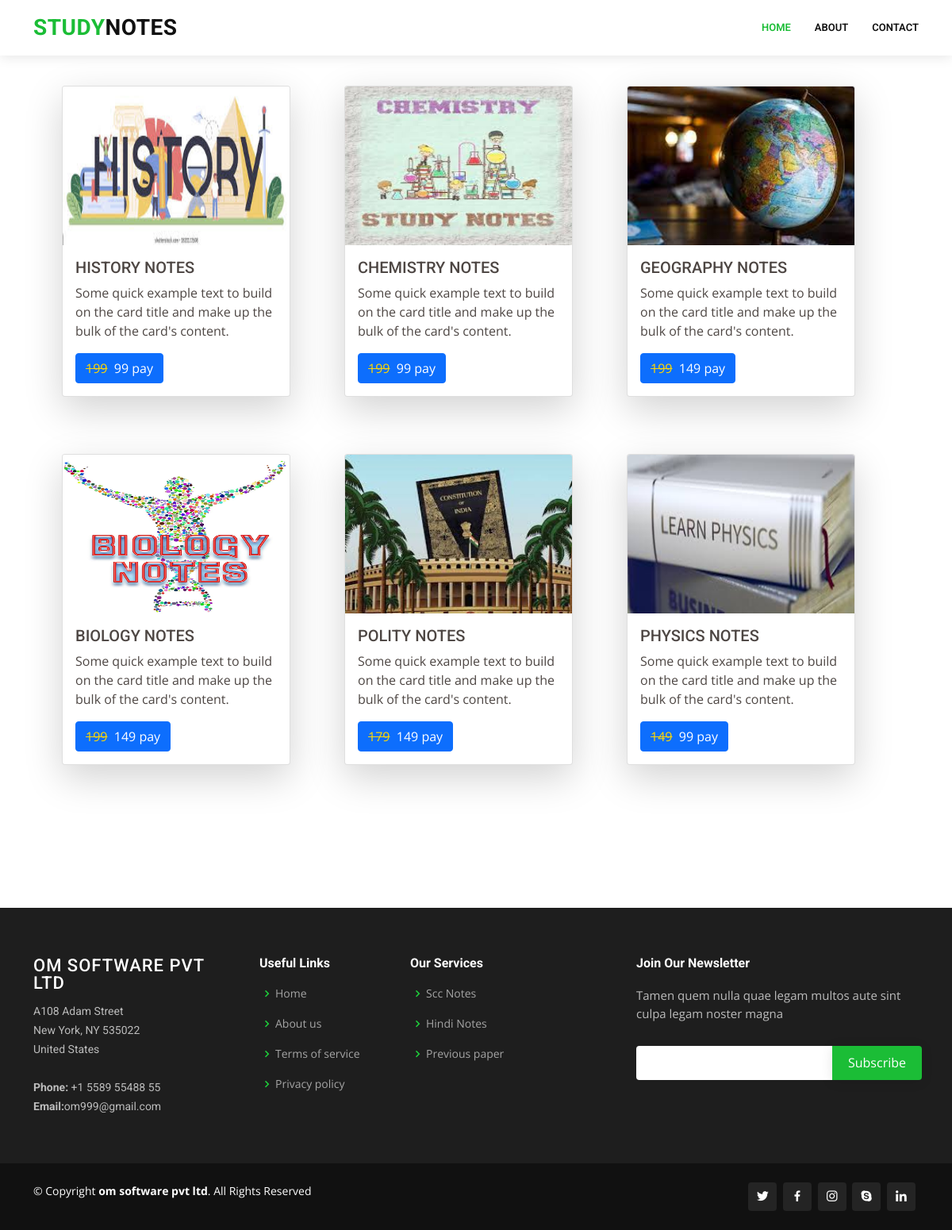
Page /subjectby_details/4 on the committed database.
### notesapp/models.py (models this page shows, shortened)
class Subjectby_notes(models.Model):
    home_notes = models.ForeignKey(Home_notes, on_delete=models.CASCADE)
    title = models.CharField(max_length=255, blank=True, null=True)
    text = models.TextField(max_length=1000, blank=True, null=True)
    image = models.ImageField(upload_to='media', blank=True, null=True)
    actual_price = models.IntegerField()
    discounted_price = models.IntegerField()

### notesapp/views.py (the view)
# urls.py: path('subjectby_details/<int:id>',
def subjectby_details(request, id):
    result = Subjectby_notes.objects.filter(home_notes=id)
    return render(request, 'notes_template/gs.html', {'result': result})

### notesapp/templates/notes_template/gs.html (shortened to what this page needs)
<!DOCTYPE html>
<html lang="en">
{% load static %}
<head>
  <link href="{% static 'assets/vendor/animate.css/animate.min.css' %}" rel="stylesheet">
  <link href="{% static 'assets/vendor/aos/aos.css' %}" rel="stylesheet">
  <link href="{% static 'assets/vendor/bootstrap/css/bootstrap.min.css' %}" rel="stylesheet">
  <link href="{% static 'assets/vendor/bootstrap-icons/bootstrap-icons.css' %}" rel="stylesheet">
  <link href="{% static 'assets/vendor/boxicons/css/boxicons.min.css' %}" rel="stylesheet">
  <link href="{% static 'assets/vendor/glightbox/css/glightbox.min.css' %}" rel="stylesheet">
  <link href="{% static 'assets/vendor/remixicon/remixicon.css' %}" rel="stylesheet">
  <link href="{% static 'assets/vendor/swiper/swiper-bundle.min.css' %}" rel="stylesheet">
  <link href="{% static 'assets/css/style.css' %}" rel="stylesheet">
</head>
<body>
  <header id="header" class="fixed-top">
    <div class="container d-flex align-items-center">
      <h1 class="logo me-auto"><a href="#"><span>Study</span>notes</a></h1>
      <nav id="navbar" class="navbar order-last order-lg-0">
        <ul>
          <li><a href="{% url 'notes_template' %}" class="active">Home</a></li>
          <li><a href="{%url 'about' %}">About</a></li>
          <li><a href="{% url 'contacts' %}">Contact</a></li>
        </ul>
      </nav>
    </div>
  </header>
<section>
    <div class="container p-5">
      <div class="row">
        {% for result in result %}
        <div class="col-md-4">
          <div class="card shadow-lg mb-5 bg-body rounded" style="width: 18rem; border-radius: 5px;">
            <img class="card-img-top" src="{{result.image.url}}" alt="Card image cap" style="height:200px; width:100%;">
            <div class="card-body">
              <h5 class="card-title">{{result.title}}</h5>
              <p class="card-text">{{result.text}}</p>
              <a href="/download_pdf/{{result.id}}" class="btn btn-primary"><del style="color:gold;">{{result.actual_price}}</del>&nbsp; {{result.discounted_price}} pay</a>
            </div>
          </div><br>
        </div>
        {% endfor %}
    </div>
    </div>
  </section>
  <footer id="footer">
    <div class="footer-top">
      <div class="container">
        <div class="row">
          <div class="col-lg-3 col-md-6 footer-contact">
            <h3>Om software pvt ltd</h3>
            <p>
              A108 Adam Street <br>
              New York, NY 535022<br>
              United States <br><br>
              <strong>Phone:</strong> +1 5589 55488 55<br>
              <strong>Email:</strong>om999@gmail.com<br>
            </p>
          </div>
          <div class="col-lg-2 col-md-6 footer-links">
            <h4>Useful Links</h4>
            <ul>
              <li><i class="bx bx-chevron-right"></i> <a href="{% url 'notes_template' %}">Home</a></li>
              <li><i class="bx bx-chevron-right"></i> <a href="{% url 'about' %}">About us</a></li>
              <li><i class="bx bx-chevron-right"></i> <a href="#">Terms of service</a></li>
              <li><i class="bx bx-chevron-right"></i> <a href="#">Privacy policy</a></li>
            </ul>
          </div>
          <div class="col-lg-3 col-md-6 footer-links">
            <h4>Our Services</h4>
            <ul>
              <li><i class="bx bx-chevron-right"></i> <a href="#">Scc Notes</a></li>
              <li><i class="bx bx-chevron-right"></i> <a href="#">Hindi Notes</a></li>
              <li><i class="bx bx-chevron-right"></i> <a href="#">Previous paper</a></li>
            </ul>
          </div>
          <div class="col-lg-4 col-md-6 footer-newsletter">
            <h4>Join Our Newsletter</h4>
            <p>Tamen quem nulla quae legam multos aute sint culpa legam noster magna</p>
            <form action="" method="post">
              <input type="email" name="email"><input type="submit" value="Subscribe" required>
            </form>
          </div>
        </div>
      </div>
    </div>
    <div class="container d-md-flex py-4">
      <div class="me-md-auto text-center text-md-start">
        <div class="copyright">
          &copy; Copyright <strong><span>om software pvt ltd</span></strong>. All Rights Reserved
        </div>
      </div>
      <div class="social-links text-center text-md-right pt-3 pt-md-0">
        <a href="#" class="twitter"><i class="bx bxl-twitter"></i></a>
        <a href="#" class="facebook"><i class="bx bxl-facebook"></i></a>
        <a href="#" class="instagram"><i class="bx bxl-instagram"></i></a>
        <a href="#" class="google-plus"><i class="bx bxl-skype"></i></a>
        <a href="#" class="linkedin"><i class="bx bxl-linkedin"></i></a>
      </div>
    </div>
  </footer>
</body>
</html>

### notesapp/static/assets/css/style.css (style rules this page uses)
body { font-family: "Open Sans", sans-serif; color: #4d4643; }
a { color: #1bbd36; text-decoration: none; }
h1, h2, h3, h4, h5, h6 { font-family: "Roboto", sans-serif; }
#header { background: #fff; transition: all 0.5s; z-index: 997; padding: 15px 0; box-shadow: 0px 2px 15px rgba(0, 0, 0, 0.1); }
#header .logo { font-size: 28px; margin: 0; padding: 0; line-height: 1; font-weight: 700; letter-spacing: 0.5px; text-transform: uppercase; }
#header .logo a { color: #111; }
#header .logo a span { color: #1bbd36; }
.navbar { padding: 0; }
.navbar ul { margin: 0; padding: 0; display: flex; list-style: none; align-items: center; }
.navbar li { position: relative; }
.navbar a, .navbar a:focus { display: flex; align-items: center; justify-content: space-between; padding: 10px 0 10px 30px; font-family: "Roboto", sans-serif; font-size: 13px; font-weight: 600; color: #111; white-space: nowrap; text-transform: uppercase; transition: 0.3s; }
.navbar a:hover, .navbar .active, .navbar .active:focus, .navbar li:hover > a { color: #1bbd36; }
section { padding: 60px 0; overflow: hidden; }
#footer { color: #fff; font-size: 14px; background: #111; }
#footer .footer-top { padding: 60px 0 30px 0; background: #1e1e1e; }
#footer .footer-top .footer-contact { margin-bottom: 30px; }
#footer .footer-top .footer-contact h3 { font-size: 22px; margin: 0 0 10px 0; padding: 2px 0 2px 0; line-height: 1; font-weight: 500; letter-spacing: 1px; text-transform: uppercase; color: #fff; }
#footer .footer-top .footer-contact p { font-size: 14px; line-height: 24px; margin-bottom: 0; font-family: "Roboto", sans-serif; color: rgba(255, 255, 255, 0.7); }
#footer .footer-top h4 { font-size: 16px; font-weight: bold; color: #fff; position: relative; padding-bottom: 12px; }
#footer .footer-top .footer-links { margin-bottom: 30px; }
#footer .footer-top .footer-links ul { list-style: none; padding: 0; margin: 0; }
#footer .footer-top .footer-links ul i { padding-right: 2px; color: #1ed33c; font-size: 18px; line-height: 1; }
#footer .footer-top .footer-links ul li { padding: 10px 0; display: flex; align-items: center; }
#footer .footer-top .footer-links ul li:first-child { padding-top: 0; }
#footer .footer-top .footer-links ul a { color: rgba(255, 255, 255, 0.6); transition: 0.3s; display: inline-block; line-height: 1; }
#footer .footer-newsletter { font-size: 15px; color: rgba(255, 255, 255, 0.7); }
#footer .footer-newsletter h4 { font-size: 16px; font-weight: bold; color: #fff; position: relative; padding-bottom: 12px; }
#footer .footer-newsletter form { margin-top: 30px; background: #fff; padding: 6px 10px; position: relative; border-radius: 4px 0 0 4px; text-align: left; }
#footer .footer-newsletter form input[type=email] { border: 0; padding: 4px 8px; width: calc(100% - 100px); }
#footer .footer-newsletter form input[type=submit] { position: absolute; top: 0; right: -4px; bottom: 0; border: 0; background: none; font-size: 16px; padding: 0 20px; background: #1bbd36; color: #fff; transition: 0.3s; border-radius: 0 4px 4px 0; box-shadow: 0px 2px 15px rgba(0, 0, 0, 0.1); }
#footer .social-links a { font-size: 18px; display: inline-block; background: rgba(255, 255, 255, 0.08); color: #fff; line-height: 1; padding: 8px 0; margin-right: 4px; border-radius: 4px; text-align: center; width: 36px; height: 36px; transition: 0.3s; }

### rows in the picture
Subjectby_notes: image (picture), title "HISTORY NOTES", text "Some quick example text to build on the card title and make up the bulk of the card's content.", actual_price "199", discounted_price "99"
Subjectby_notes: image (picture), title "CHEMISTRY NOTES", text "Some quick example text to build on the card title and make up the bulk of the card's content.", actual_price "199", discounted_price "99"
Subjectby_notes: image (picture), title "GEOGRAPHY NOTES", text "Some quick example text to build on the card title and make up the bulk of the card's content.", actual_price "199", discounted_price "149"
Subjectby_notes: image (picture), title "BIOLOGY NOTES", text "Some quick example text to build on the card title and make up the bulk of the card's content.", actual_price "199", discounted_price "149"
Subjectby_notes: image (picture), title "POLITY NOTES", text "Some quick example text to build on the card title and make up the bulk of the card's content.", actual_price "179", discounted_price "149"
Subjectby_notes: image (picture), title "PHYSICS NOTES", text "Some quick example text to build on the card title and make up the bulk of the card's content.", actual_price "149", discounted_price "99"
